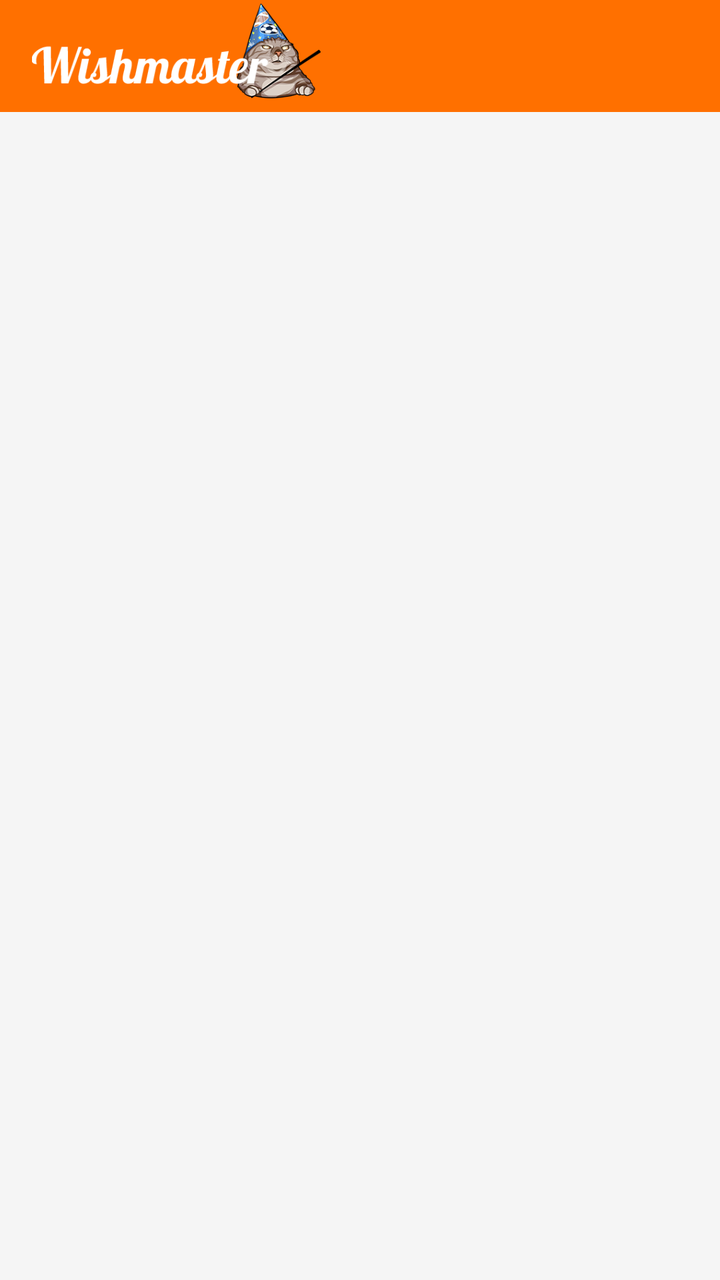
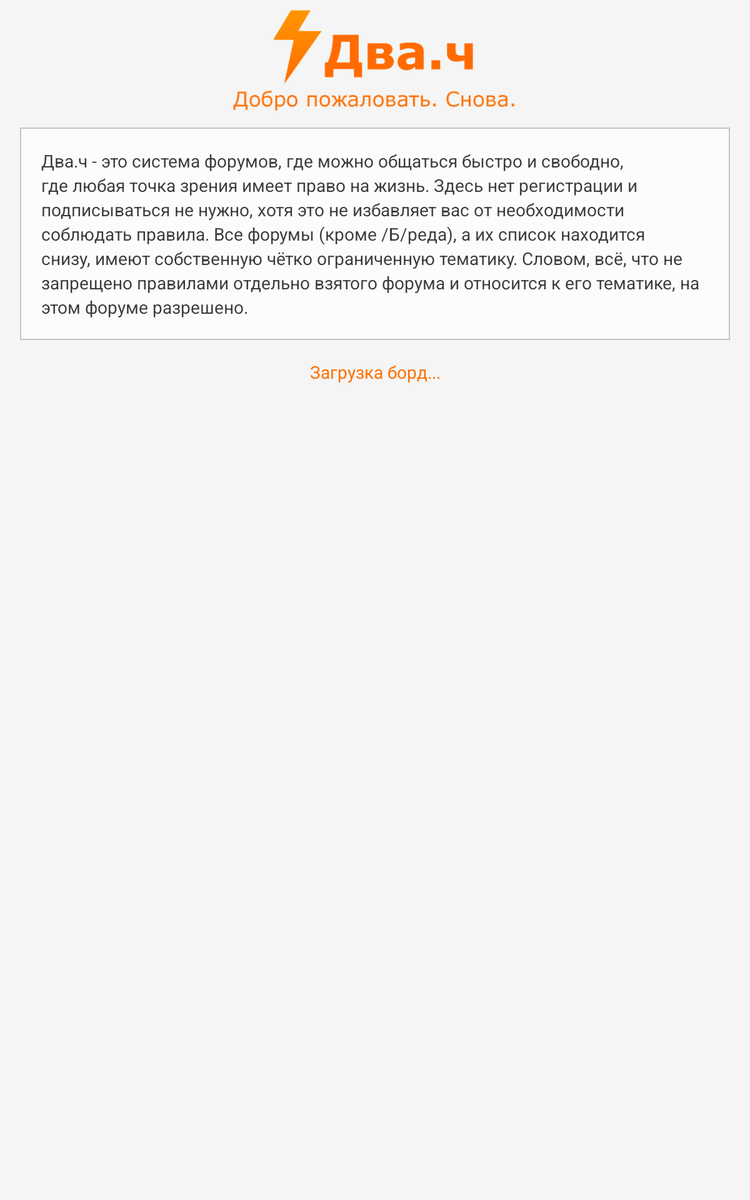

An Android layout and its configuration variant, each rendered on a device that would load it. The default file and the variant file are quoted in full after the pictures.
<!-- AndroidManifest.xml: application theme AppTheme -->
<!-- res/layout/activity_main.xml -->
<?xml version="1.0" encoding="utf-8"?>
<LinearLayout xmlns:android="http://schemas.android.com/apk/res/android"
    xmlns:app="http://schemas.android.com/apk/res-auto"
    xmlns:tools="http://schemas.android.com/tools"
    android:id="@+id/activity_main"
    android:layout_width="match_parent"
    android:layout_height="match_parent"
    tools:context="com.koresuniku.wishmaster.activities.MainActivity"
    android:orientation="vertical"
    android:background="@color/background_color_custom">

    <android.support.v7.widget.Toolbar
        android:layout_width="match_parent"
        android:layout_height="wrap_content"
        android:background="?attr/colorPrimary"
        android:minHeight="?attr/actionBarSize"
        android:id="@+id/toolbar">

        <ImageView
            android:id="@+id/logo"
            app:srcCompat="@drawable/l1"
            android:layout_gravity="left"
            android:layout_height="56dp"
            android:layout_width="150dp" />

    </android.support.v7.widget.Toolbar>

    <FrameLayout
        android:layout_width="match_parent"
        android:layout_height="match_parent"
        android:background="@color/background_color_custom"
        android:layout_margin="1dp"
        android:id="@+id/expandable_listview_container">

        <ExpandableListView
            android:layout_width="match_parent"
            android:layout_height="match_parent"
            android:id="@+id/expandablelistview"
            android:dividerHeight="1dp"
            android:headerDividersEnabled="false"
            android:footerDividersEnabled="false" />
    </FrameLayout>

</LinearLayout>
<!-- resources referenced by this layout -->
<resources>
  <color name="background_color_custom">#f9f5f5f5</color>
  <!-- drawable l1: png bitmap (drawable, 36377 bytes) -->
  <style name="AppTheme" parent="Theme.AppCompat.Light.DarkActionBar">
          
          <item name="colorPrimary">@color/colorPrimary</item>
          <item name="colorPrimaryDark">@color/colorPrimaryDark</item>
          <item name="colorAccent">@color/colorAccent</item>
          <item name="android:colorBackground">@color/background_color_custom</item>
          <item name="android:popupMenuStyle">@style/PopupMenu</item>
          <item name="android:textAppearanceLargePopupMenu">@style/myPopupMenuTextAppearanceLarge</item>
          <item name="android:textAppearanceSmallPopupMenu">@style/myPopupMenuTextAppearanceSmall</item>
  
      </style>
  <color name="colorPrimary">#ff7000</color>
  <color name="colorPrimaryDark">#ce5703</color>
  <color name="colorAccent">#FF7000</color>
  <style name="PopupMenu" parent="@android:style/Widget.Material.Light.PopupMenu.Overflow">
          <item name="android:popupBackground">@color/background_color_custom</item>
  
      </style>
  <style name="myPopupMenuTextAppearanceLarge" parent="@style/TextAppearance.AppCompat.Light.Widget.PopupMenu.Large">
          <item name="android:textColor">@color/text_custom</item>
      </style>
  <style name="myPopupMenuTextAppearanceSmall" parent="@style/TextAppearance.AppCompat.Light.Widget.PopupMenu.Small">
          <item name="android:textColor">@color/text_custom</item>
      </style>
  <color name="text_custom">#3b3b3b</color>
</resources>
<!-- res/layout-sw600dp/activity_main.xml (the repository's variant of the layout above) -->
<!-- drawn on a 7-inch tablet held upright -->
<?xml version="1.0" encoding="utf-8"?>
<LinearLayout xmlns:android="http://schemas.android.com/apk/res/android"
    xmlns:app="http://schemas.android.com/apk/res-auto"
    xmlns:tools="http://schemas.android.com/tools"
    android:id="@+id/activity_main"
    android:layout_width="match_parent"
    android:layout_height="match_parent"
    tools:context="com.example.koresuniku.wishmaster.activities.MainActivity"
    android:orientation="vertical">

    <ScrollView
        android:layout_width="match_parent"
        android:layout_height="wrap_content"
        android:id="@+id/scrolview_main"
        android:fillViewport="false">

        <LinearLayout
            android:layout_width="match_parent"
            android:layout_height="wrap_content"
            android:orientation="vertical">

            <LinearLayout
                android:layout_width="match_parent"
                android:layout_height="match_parent"
                android:orientation="vertical">

                <ImageView
                    android:id="@+id/main_image"
                    android:layout_marginLeft="80dp"
                    android:layout_marginRight="80dp"
                    app:srcCompat="@drawable/dvach"
                    android:layout_gravity="center"
                    android:layout_height="100dp"
                    android:layout_marginTop="2dp"
                    android:layout_width="240dp" />

                <FrameLayout
                    android:layout_width="match_parent"
                    android:background="#c4c4c4"
                    android:layout_marginLeft="16dp"
                    android:layout_marginRight="16dp"
                    android:layout_height="wrap_content">

                    <FrameLayout
                        android:layout_width="match_parent"
                        android:background="@color/canva_color_custom"
                        android:visibility="visible"
                        android:layout_margin="1dp"
                        android:layout_gravity="center"
                        android:layout_height="wrap_content">

                        <TextView
                            android:text="@string/main_text_first"
                            android:layout_width="wrap_content"
                            android:layout_height="wrap_content"
                            android:id="@+id/main_textview"
                            android:padding="16dp"
                            android:textAppearance="@style/TextAppearance.AppCompat"
                            android:fontFamily="sans-serif"
                            android:lineSpacingExtra="3sp"
                            android:clickable="true"
                            android:background="?android:attr/selectableItemBackground"
                            android:textColor="@color/text_custom" />
                    </FrameLayout>
                </FrameLayout>

                <FrameLayout
                    android:layout_width="match_parent"
                    android:layout_height="match_parent"
                    android:id="@+id/fragment_container">

                </FrameLayout>


            </LinearLayout>
        </LinearLayout>
    </ScrollView>

    <TextView
        android:text="@string/loading_text"
        android:layout_width="match_parent"
        android:layout_height="wrap_content"
        android:id="@+id/boards_loading"
        android:textColor="@color/colorPrimary"
        android:gravity="center"
        android:layout_marginTop="16dp" />

</LinearLayout>
<!-- resources referenced by the variant -->
<!-- as a 7-inch tablet held upright resolves them -->
<resources>
  <color name="canva_color_custom">#fcfcfc</color>
  <color name="colorPrimary">#ff7000</color>
  <color name="text_custom">#3b3b3b</color>
  <!-- drawable dvach: png bitmap (drawable, 10281 bytes) -->
  <string name="loading_text">Загрузка борд...</string>
  <string name="main_text_first">Два.ч - это система форумов, где можно общаться быстро и свободно, где любая точка зрения имеет право на жизнь.
          Здесь нет регистрации и подписываться не нужно, хотя это не избавляет вас от необходимости соблюдать правила.
          Все форумы (кроме /Б/реда), а их список находится снизу, имеют собственную чётко ограниченную тематику.
          Словом, всё, что не запрещено правилами отдельно взятого форума и относится к его тематике, на этом форуме разрешено. </string>
  <style name="AppTheme" parent="Theme.AppCompat.Light.DarkActionBar">
          
          <item name="colorPrimary">@color/colorPrimary</item>
          <item name="colorPrimaryDark">@color/colorPrimaryDark</item>
          <item name="colorAccent">@color/colorAccent</item>
          <item name="android:colorBackground">@color/background_color_custom</item>
          <item name="android:popupMenuStyle">@style/PopupMenu</item>
          <item name="android:textAppearanceLargePopupMenu">@style/myPopupMenuTextAppearanceLarge</item>
          <item name="android:textAppearanceSmallPopupMenu">@style/myPopupMenuTextAppearanceSmall</item>
  
      </style>
  <color name="colorPrimaryDark">#ce5703</color>
  <color name="colorAccent">#FF7000</color>
  <color name="background_color_custom">#f9f5f5f5</color>
  <style name="PopupMenu" parent="@android:style/Widget.Material.Light.PopupMenu.Overflow">
          <item name="android:popupBackground">@color/background_color_custom</item>
  
      </style>
  <style name="myPopupMenuTextAppearanceLarge" parent="@style/TextAppearance.AppCompat.Light.Widget.PopupMenu.Large">
          <item name="android:textColor">@color/text_custom</item>
      </style>
  <style name="myPopupMenuTextAppearanceSmall" parent="@style/TextAppearance.AppCompat.Light.Widget.PopupMenu.Small">
          <item name="android:textColor">@color/text_custom</item>
      </style>
</resources>
